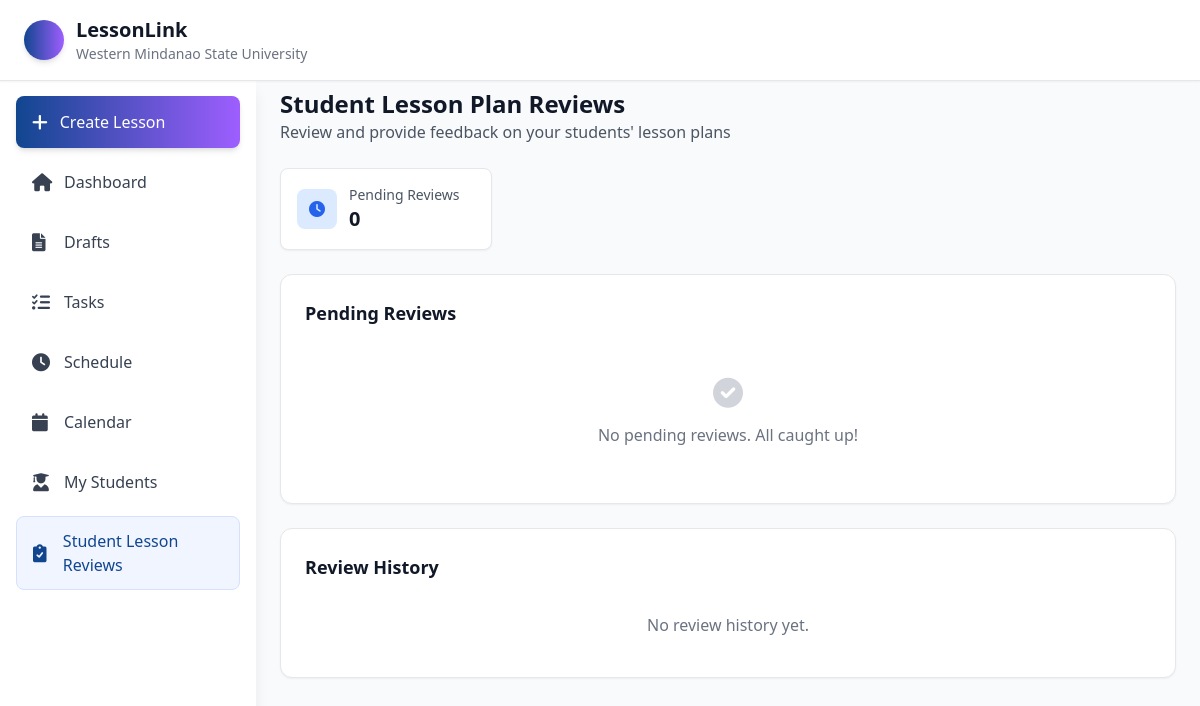
The page /teacher/reviews/ (signed in) on the database as committed earlier.
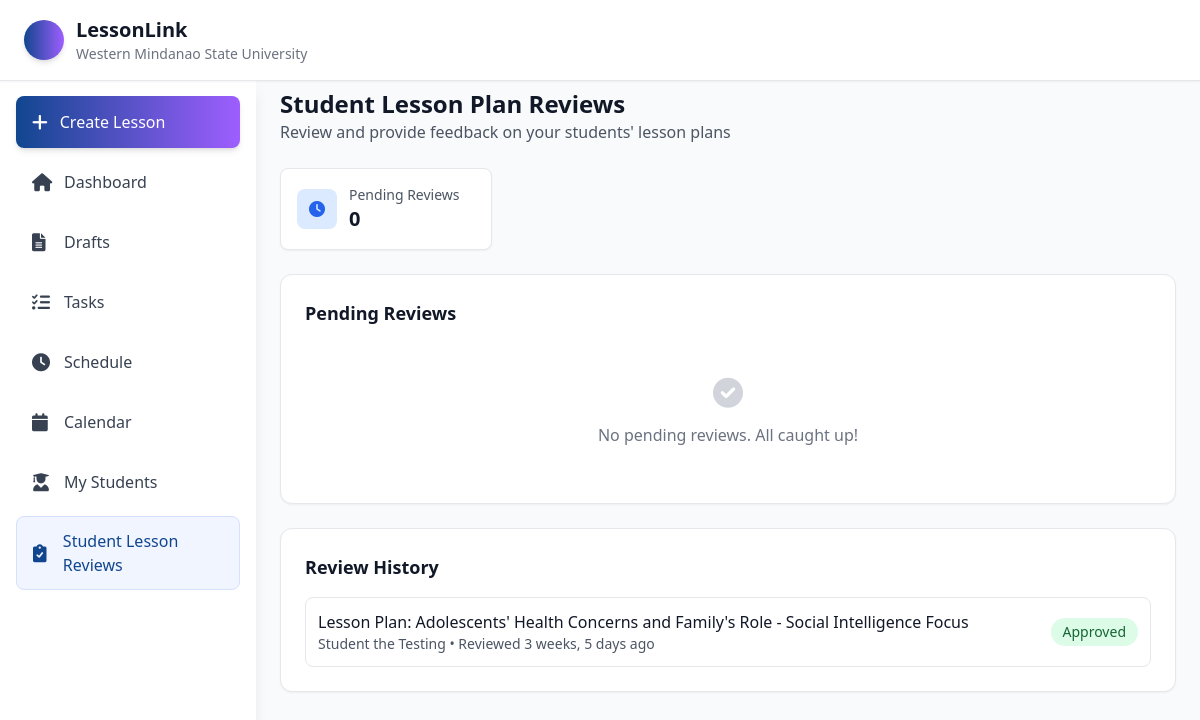
The same page on the database as committed later.
### lesson/models.py (models this page shows, shortened)
class LessonPlanSubmission(models.Model):
    STATUS_CHOICES = [
        ('draft', 'Draft'),
        ('submitted', 'Submitted for Review'),
        ('approved', 'Approved'),
        ('rejected', 'Rejected'),
        ('needs_revision', 'Needs Revision'),
    ]
    lesson_plan = models.ForeignKey('lessonGenerator.LessonPlan', on_delete=models.CASCADE)
    submitted_by = models.ForeignKey(User, on_delete=models.CASCADE, related_name='submitted_lesson_plans')
    submitted_to = models.ForeignKey(User, on_delete=models.CASCADE, related_name='received_lesson_plans')
    status = models.CharField(max_length=20, choices=STATUS_CHOICES, default='draft')
    submission_date = models.DateTimeField(auto_now_add=True)
    review_date = models.DateTimeField(null=True, blank=True)
    review_notes = models.TextField(blank=True)
    class Meta:
        ordering = ['-submission_date']
        constraints = [
            models.UniqueConstraint(
                fields=['lesson_plan', 'status'],
                condition=models.Q(status__in=['submitted', 'approved', 'needs_revision']),
                name='unique_active_submission'
            )
        ]

class User(AbstractUser):
    ROLE_CHOICES = [
        ('Student Teacher', 'Student Teacher'),
        ('Teacher', 'Teacher'),
        ('Department Head', 'Department Head'),
        ('Admin', 'Admin'),
    ]
    APPROVAL_STATUS_CHOICES = [
        ('pending', 'Pending'),
        ('approved', 'Approved'),
        ('disapproved', 'Disapproved'),
    ]
    username = None
    email = models.EmailField(unique=True)
    middle_name = models.CharField(max_length=100, blank=True, null=True)
    dob = models.DateField(null=True, blank=True)
    role = models.CharField(max_length=100, choices=ROLE_CHOICES)
    rank = models.CharField(max_length=100)
    department = models.CharField(max_length=100)
    approval_status = models.CharField(
        max_length=20,
        choices=APPROVAL_STATUS_CHOICES,
        default='pending'
    )
    rejection_reason = models.TextField(
        blank=True,
        null=True,
        verbose_name="Reason for Rejection",
        help_text="Explanation provided to student when account was disapproved"
    )
    school = models.ForeignKey(
        "SchoolRegistration",  # reference your school model
        on_delete=models.SET_NULL,
        blank=True,
        null=True,
        related_name="users"
    )
    supervising_teacher = models.ForeignKey(
        'self',
        on_delete=models.SET_NULL,
        blank=True,
        null=True,
        related_name='supervised_student_teachers',
        limit_choices_to={'role': 'Teacher'},  # Only teachers can be supervising teachers
        verbose_name="Supervising Teacher"
    )
    affiliations = models.TextField(blank=True, null=True)
    profile_picture = models.ImageField(
        upload_to='profile_pictures/',
        null=True,
        blank=True,
        help_text="Profile picture for the user"
    )
    USERNAME_FIELD = 'email'
    REQUIRED_FIELDS = ['first_name', 'last_name', 'role', 'rank', 'department']
    objects = CustomUserManager()
    @property
    def full_name(self):
        parts = [self.first_name]
        if self.middle_name:
            parts.append(self.middle_name)
        parts.append(self.last_name)
        return ' '.join(parts).strip()

### lessonGenerator/models.py (models this page shows, shortened)
class LessonPlan(models.Model):
    DRAFT = 'draft'
    FINAL = 'final'
    STATUS_CHOICES = [
        (DRAFT, 'Draft'),
        (FINAL, 'Final'),
    ]
    INTELLIGENCE_TYPE_CHOICES = [
        ('comprehensive', 'Comprehensive (IQ+EQ+SQ+AQ)'),
        ('cognitive', 'Cognitive Focus (IQ) - Logical & Analytical'),
        ('emotional', 'Emotional Focus (EQ) - Self & Social Awareness'),
        ('social', 'Social Focus (SQ) - Collaboration & Communication'),
        ('resilience', 'Resilience Focus (AQ) - Perseverance & Adaptability'),
        ('differentiated', 'Differentiated Mix - All Types with Varied Activities'),
    ]
    title = models.CharField(max_length=200)
    subject = models.CharField(max_length=100)
    grade_level = models.CharField(max_length=50)
    quarter = models.CharField(max_length=50, blank=True)
    duration = models.IntegerField(help_text="Duration in minutes")
    population = models.IntegerField(help_text="Number of students")
    learning_objectives = models.TextField()
    subject_matter = models.TextField()
    materials_needed = models.TextField()
    introduction = models.TextField()
    instruction = models.TextField()
    application = models.TextField()
    evaluation = models.TextField()
    assessment = models.TextField()
    melc_code = models.CharField(max_length=50, blank=True)
    content_standard = models.TextField(blank=True)
    performance_standard = models.TextField(blank=True)
    learning_competency = models.TextField(blank=True)
    values_integration = models.TextField(blank=True)
    cross_curricular = models.TextField(blank=True)
    generated_content = models.TextField()
    status = models.CharField(max_length=10, choices=STATUS_CHOICES, default=DRAFT)
    auto_approved = models.BooleanField(default=False, help_text="Automatically approved for department heads")
    created_by = models.ForeignKey(settings.AUTH_USER_MODEL, on_delete=models.CASCADE)
    created_at = models.DateTimeField(auto_now_add=True)
    updated_at = models.DateTimeField(auto_now=True)
    intelligence_type = models.CharField(
        max_length=20,
        choices=INTELLIGENCE_TYPE_CHOICES,
        default='comprehensive',
        help_text="Type of intelligence to focus lesson plan adaptation on"
    )

### lesson/views.py (the view)
# urls.py: path('teacher/reviews/', views.supervising_teacher_reviews, name='supervising_teacher_reviews'),
@login_required
def supervising_teacher_reviews(request):
    if request.user.role != 'Teacher':
        messages.error(request, "You are not authorized to access this page.")
        return redirect('dashboard')
    pending_submissions = LessonPlanSubmission.objects.filter(
        submitted_to=request.user,
        submitted_by__supervising_teacher=request.user,  # Only students supervised by this teacher
        status='submitted'
    ).select_related('lesson_plan', 'submitted_by').order_by('submission_date')
    reviewed_submissions = LessonPlanSubmission.objects.filter(
        submitted_to=request.user,
        submitted_by__supervising_teacher=request.user
    ).exclude(status='submitted').select_related('lesson_plan', 'submitted_by').order_by('-review_date')[:10]
    context = {
        'user': request.user,
        'pending_submissions': pending_submissions,
        'reviewed_submissions': reviewed_submissions,
        'pending_count': pending_submissions.count(),
    }
    return render(request, 'teacher/supervising_teacher_reviews.html', context)

### lesson/context_processors.py (called while the page is built)
def user_school_info(request):
    if request.user.is_authenticated:
        try:
            return {
                'user_school': request.user.school,
            }
        except Exception as e:
            print(f"Context processor error: {e}")
            return {}
    return {}

### lesson/templates/teacher/supervising_teacher_reviews.html (shortened to what the changed rows need)
<!DOCTYPE html>
<html lang="en">
<head>
    <script src="https://cdn.tailwindcss.com"></script>
    <link href="https://cdnjs.cloudflare.com/ajax/libs/font-awesome/6.0.0/css/all.min.css" rel="stylesheet">
</head>
<body class="bg-gray-50 min-h-screen">
    <header class="bg-white shadow-sm border-b fixed top-0 left-0 right-0 z-40">
        <div class="flex items-center justify-between px-4 py-3 md:px-6 md:py-4">
            <div class="flex items-center space-x-3 flex-1 md:flex-none">
                <div class="hidden sm:block">
                    <h1 class="text-xl font-bold text-gray-900">LessonLink</h1>
                </div>
            </div>
        </div>
    </header>
    <div class="flex pt-16">
        <main class="flex-1 p-6 ml-64">
            <div class="mb-6">
                <h1 class="text-2xl font-bold text-gray-900">Student Lesson Plan Reviews</h1>
            </div>
            <div class="bg-white rounded-xl shadow-sm border border-gray-200 p-6">
                <h3 class="text-lg font-semibold text-gray-900 mb-4">Review History</h3>
                {% if reviewed_submissions %}
                <div class="space-y-3">
                    {% for submission in reviewed_submissions %}
                    <div class="flex items-center justify-between p-3 border border-gray-200 rounded-lg">
                        <div class="flex-1">
                            <h5 class="font-medium text-gray-900">{{ submission.lesson_plan.title }}</h5>
                            <p class="text-sm text-gray-600">
                                {{ submission.submitted_by.full_name }} •
                                Reviewed {{ submission.review_date|timesince }} ago
                            </p>
                        </div>
                        <span class="px-3 py-1 rounded-full text-sm font-medium
                            {% if submission.status == 'approved' %}bg-green-100 text-green-800
                            {% elif submission.status == 'rejected' %}bg-red-100 text-red-800
                            {% else %}bg-yellow-100 text-yellow-800{% endif %}">
                            {{ submission.get_status_display }}
                        </span>
                    </div>
                    {% endfor %}
                </div>
                {% else %}
                <p class="text-gray-500 text-center py-4">No review history yet.</p>
                {% endif %}
            </div>
        </main>
    </div>
</body>
</html>

Rows that differ between the two databases and show on the page:
added LessonPlanSubmission: lesson_plan "Lesson Plan: Adolescents' Health Concerns and Family's Role - Social Intelligence Focus", submitted_by.full_name "Student the Testing", review_date "3 weeks, 5 days", status "Approved"
Other text that changed with them:
text no longer shown: "No review history yet."
